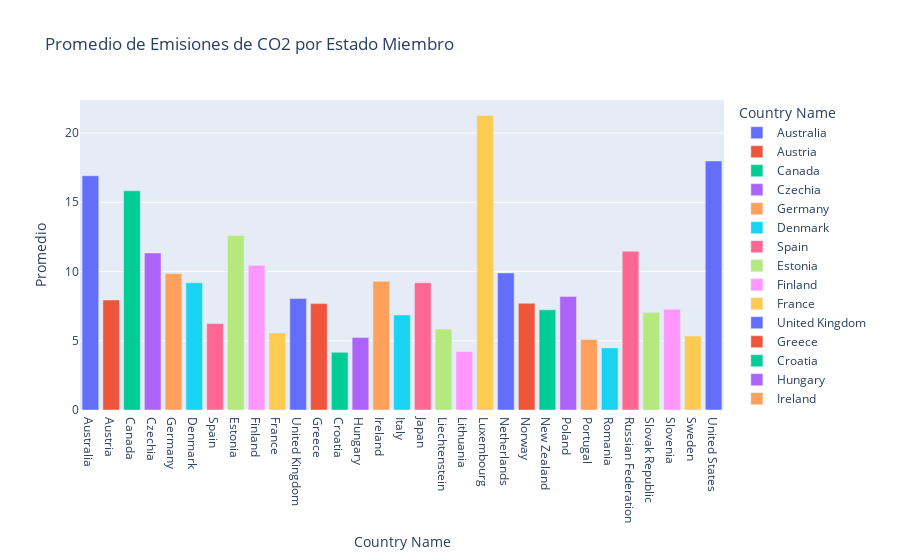

Write notebook code for a chart like this one.
### Code cell
#Grafico de barras para determinar el promedio de emision de cada pais miembro
fig = px.bar(df_kyoto, x="Country Name", y="Promedio", color="Country Name", title="Promedio de Emisiones de CO2 por Estado Miembro")
fig.show()

### Figure 1 — Plotly figure (JSON) as saved in the notebook; plotly's stock layout.template omitted (floating-point values rounded to 4 significant figures)
{"data": [{"alignmentgroup": "True", "hovertemplate": "Country Name=%{x}<br>Promedio=%{y}<extra></extra>", "legendgroup": "Australia", "marker": {"color": "#636efa", "pattern": {"shape": ""}}, "name": "Australia", "offsetgroup": "Australia", "orientation": "v", "showlegend": true, "textposition": "auto", "type": "bar", "x": ["Australia"], "xaxis": "x", "y": [16.92], "yaxis": "y"}, {"alignmentgroup": "True", "hovertemplate": "Country Name=%{x}<br>Promedio=%{y}<extra></extra>", "legendgroup": "Austria", "marker": {"color": "#EF553B", "pattern": {"shape": ""}}, "name": "Austria", "offsetgroup": "Austria", "orientation": "v", "showlegend": true, "textposition": "auto", "type": "bar", "x": ["Austria"], "xaxis": "x", "y": [7.948], "yaxis": "y"}, {"alignmentgroup": "True", "hovertemplate": "Country Name=%{x}<br>Promedio=%{y}<extra></extra>", "legendgroup": "Canada", "marker": {"color": "#00cc96", "pattern": {"shape": ""}}, "name": "Canada", "offsetgroup": "Canada", "orientation": "v", "showlegend": true, "textposition": "auto", "type": "bar", "x": ["Canada"], "xaxis": "x", "y": [15.83], "yaxis": "y"}, {"alignmentgroup": "True", "hovertemplate": "Country Name=%{x}<br>Promedio=%{y}<extra></extra>", "legendgroup": "Czechia", "marker": {"color": "#ab63fa", "pattern": {"shape": ""}}, "name": "Czechia", "offsetgroup": "Czechia", "orientation": "v", "showlegend": true, "textposition": "auto", "type": "bar", "x": ["Czechia"], "xaxis": "x", "y": [11.34], "yaxis": "y"}, {"alignmentgroup": "True", "hovertemplate": "Country Name=%{x}<br>Promedio=%{y}<extra></extra>", "legendgroup": "Germany", "marker": {"color": "#FFA15A", "pattern": {"shape": ""}}, "name": "Germany", "offsetgroup": "Germany", "orientation": "v", "showlegend": true, "textposition": "auto", "type": "bar", "x": ["Germany"], "xaxis": "x", "y": [9.855], "yaxis": "y"}, {"alignmentgroup": "True", "hovertemplate": "Country Name=%{x}<br>Promedio=%{y}<extra></extra>", "legendgroup": "Denmark", "marker": {"color": "#19d3f3", "pattern": {"shape": ""}}, "name": "Denmark", "offsetgroup": "Denmark", "orientation": "v", "showlegend": true, "textposition": "auto", "type": "bar", "x": ["Denmark"], "xaxis": "x", "y": [9.186], "yaxis": "y"}, {"alignmentgroup": "True", "hovertemplate": "Country Name=%{x}<br>Promedio=%{y}<extra></extra>", "legendgroup": "Spain", "marker": {"color": "#FF6692", "pattern": {"shape": ""}}, "name": "Spain", "offsetgroup": "Spain", "orientation": "v", "showlegend": true, "textposition": "auto", "type": "bar", "x": ["Spain"], "xaxis": "x", "y": [6.241], "yaxis": "y"}, {"alignmentgroup": "True", "hovertemplate": "Country Name=%{x}<br>Promedio=%{y}<extra></extra>", "legendgroup": "Estonia", "marker": {"color": "#B6E880", "pattern": {"shape": ""}}, "name": "Estonia", "offsetgroup": "Estonia", "orientation": "v", "showlegend": true, "textposition": "auto", "type": "bar", "x": ["Estonia"], "xaxis": "x", "y": [12.6], "yaxis": "y"}, {"alignmentgroup": "True", "hovertemplate": "Country Name=%{x}<br>Promedio=%{y}<extra></extra>", "legendgroup": "Finland", "marker": {"color": "#FF97FF", "pattern": {"shape": ""}}, "name": "Finland", "offsetgroup": "Finland", "orientation": "v", "showlegend": true, "textposition": "auto", "type": "bar", "x": ["Finland"], "xaxis": "x", "y": [10.45], "yaxis": "y"}, {"alignmentgroup": "True", "hovertemplate": "Country Name=%{x}<br>Promedio=%{y}<extra></extra>", "legendgroup": "France", "marker": {"color": "#FECB52", "pattern": {"shape": ""}}, "name": "France", "offsetgroup": "France", "orientation": "v", "showlegend": true, "textposition": "auto", "type": "bar", "x": ["France"], "xaxis": "x", "y": [5.564], "yaxis": "y"}, {"alignmentgroup": "True", "hovertemplate": "Country Name=%{x}<br>Promedio=%{y}<extra></extra>", "legendgroup": "United Kingdom", "marker": {"color": "#636efa", "pattern": {"shape": ""}}, "name": "United Kingdom", "offsetgroup": "United Kingdom", "orientation": "v", "showlegend": true, "textposition": "auto", "type": "bar", "x": ["United Kingdom"], "xaxis": "x", "y": [8.046], "yaxis": "y"}, {"alignmentgroup": "True", "hovertemplate": "Country Name=%{x}<br>Promedio=%{y}<extra></extra>", "legendgroup": "Greece", "marker": {"color": "#EF553B", "pattern": {"shape": ""}}, "name": "Greece", "offsetgroup": "Greece", "orientation": "v", "showlegend": true, "textposition": "auto", "type": "bar", "x": ["Greece"], "xaxis": "x", "y": [7.683], "yaxis": "y"}, {"alignmentgroup": "True", "hovertemplate": "Country Name=%{x}<br>Promedio=%{y}<extra></extra>", "legendgroup": "Croatia", "marker": {"color": "#00cc96", "pattern": {"shape": ""}}, "name": "Croatia", "offsetgroup": "Croatia", "orientation": "v", "showlegend": true, "textposition": "auto", "type": "bar", "x": ["Croatia"], "xaxis": "x", "y": [4.165], "yaxis": "y"}, {"alignmentgroup": "True", "hovertemplate": "Country Name=%{x}<br>Promedio=%{y}<extra></extra>", "legendgroup": "Hungary", "marker": {"color": "#ab63fa", "pattern": {"shape": ""}}, "name": "Hungary", "offsetgroup": "Hungary", "orientation": "v", "showlegend": true, "textposition": "auto", "type": "bar", "x": ["Hungary"], "xaxis": "x", "y": [5.233], "yaxis": "y"}, {"alignmentgroup": "True", "hovertemplate": "Country Name=%{x}<br>Promedio=%{y}<extra></extra>", "legendgroup": "Ireland", "marker": {"color": "#FFA15A", "pattern": {"shape": ""}}, "name": "Ireland", "offsetgroup": "Ireland", "orientation": "v", "showlegend": true, "textposition": "auto", "type": "bar", "x": ["Ireland"], "xaxis": "x", "y": [9.292], "yaxis": "y"}, {"alignmentgroup": "True", "hovertemplate": "Country Name=%{x}<br>Promedio=%{y}<extra></extra>", "legendgroup": "Italy", "marker": {"color": "#19d3f3", "pattern": {"shape": ""}}, "name": "Italy", "offsetgroup": "Italy", "orientation": "v", "showlegend": true, "textposition": "auto", "type": "bar", "x": ["Italy"], "xaxis": "x", "y": [6.865], "yaxis": "y"}, {"alignmentgroup": "True", "hovertemplate": "Country Name=%{x}<br>Promedio=%{y}<extra></extra>", "legendgroup": "Japan", "marker": {"color": "#FF6692", "pattern": {"shape": ""}}, "name": "Japan", "offsetgroup": "Japan", "orientation": "v", "showlegend": true, "textposition": "auto", "type": "bar", "x": ["Japan"], "xaxis": "x", "y": [9.187], "yaxis": "y"}, {"alignmentgroup": "True", "hovertemplate": "Country Name=%{x}<br>Promedio=%{y}<extra></extra>", "legendgroup": "Liechtenstein", "marker": {"color": "#B6E880", "pattern": {"shape": ""}}, "name": "Liechtenstein", "offsetgroup": "Liechtenstein", "orientation": "v", "showlegend": true, "textposition": "auto", "type": "bar", "x": ["Liechtenstein"], "xaxis": "x", "y": [5.847], "yaxis": "y"}, {"alignmentgroup": "True", "hovertemplate": "Country Name=%{x}<br>Promedio=%{y}<extra></extra>", "legendgroup": "Lithuania", "marker": {"color": "#FF97FF", "pattern": {"shape": ""}}, "name": "Lithuania", "offsetgroup": "Lithuania", "orientation": "v", "showlegend": true, "textposition": "auto", "type": "bar", "x": ["Lithuania"], "xaxis": "x", "y": [4.216], "yaxis": "y"}, {"alignmentgroup": "True", "hovertemplate": "Country Name=%{x}<br>Promedio=%{y}<extra></extra>", "legendgroup": "Luxembourg", "marker": {"color": "#FECB52", "pattern": {"shape": ""}}, "name": "Luxembourg", "offsetgroup": "Luxembourg", "orientation": "v", "showlegend": true, "textposition": "auto", "type": "bar", "x": ["Luxembourg"], "xaxis": "x", "y": [21.27], "yaxis": "y"}, {"alignmentgroup": "True", "hovertemplate": "Country Name=%{x}<br>Promedio=%{y}<extra></extra>", "legendgroup": "Netherlands", "marker": {"color": "#636efa", "pattern": {"shape": ""}}, "name": "Netherlands", "offsetgroup": "Netherlands", "orientation": "v", "showlegend": true, "textposition": "auto", "type": "bar", "x": ["Netherlands"], "xaxis": "x", "y": [9.9], "yaxis": "y"}, {"alignmentgroup": "True", "hovertemplate": "Country Name=%{x}<br>Promedio=%{y}<extra></extra>", "legendgroup": "Norway", "marker": {"color": "#EF553B", "pattern": {"shape": ""}}, "name": "Norway", "offsetgroup": "Norway", "orientation": "v", "showlegend": true, "textposition": "auto", "type": "bar", "x": ["Norway"], "xaxis": "x", "y": [7.71], "yaxis": "y"}, {"alignmentgroup": "True", "hovertemplate": "Country Name=%{x}<br>Promedio=%{y}<extra></extra>", "legendgroup": "New Zealand", "marker": {"color": "#00cc96", "pattern": {"shape": ""}}, "name": "New Zealand", "offsetgroup": "New Zealand", "orientation": "v", "showlegend": true, "textposition": "auto", "type": "bar", "x": ["New Zealand"], "xaxis": "x", "y": [7.232], "yaxis": "y"}, {"alignmentgroup": "True", "hovertemplate": "Country Name=%{x}<br>Promedio=%{y}<extra></extra>", "legendgroup": "Poland", "marker": {"color": "#ab63fa", "pattern": {"shape": ""}}, "name": "Poland", "offsetgroup": "Poland", "orientation": "v", "showlegend": true, "textposition": "auto", "type": "bar", "x": ["Poland"], "xaxis": "x", "y": [8.191], "yaxis": "y"}, {"alignmentgroup": "True", "hovertemplate": "Country Name=%{x}<br>Promedio=%{y}<extra></extra>", "legendgroup": "Portugal", "marker": {"color": "#FFA15A", "pattern": {"shape": ""}}, "name": "Portugal", "offsetgroup": "Portugal", "orientation": "v", "showlegend": true, "textposition": "auto", "type": "bar", "x": ["Portugal"], "xaxis": "x", "y": [5.089], "yaxis": "y"}, {"alignmentgroup": "True", "hovertemplate": "Country Name=%{x}<br>Promedio=%{y}<extra></extra>", "legendgroup": "Romania", "marker": {"color": "#19d3f3", "pattern": {"shape": ""}}, "name": "Romania", "offsetgroup": "Romania", "orientation": "v", "showlegend": true, "textposition": "auto", "type": "bar", "x": ["Romania"], "xaxis": "x", "y": [4.486], "yaxis": "y"}, {"alignmentgroup": "True", "hovertemplate": "Country Name=%{x}<br>Promedio=%{y}<extra></extra>", "legendgroup": "Russian Federation", "marker": {"color": "#FF6692", "pattern": {"shape": ""}}, "name": "Russian Federation", "offsetgroup": "Russian Federation", "orientation": "v", "showlegend": true, "textposition": "auto", "type": "bar", "x": ["Russian Federation"], "xaxis": "x", "y": [11.46], "yaxis": "y"}, {"alignmentgroup": "True", "hovertemplate": "Country Name=%{x}<br>Promedio=%{y}<extra></extra>", "legendgroup": "Slovak Republic", "marker": {"color": "#B6E880", "pattern": {"shape": ""}}, "name": "Slovak Republic", "offsetgroup": "Slovak Republic", "orientation": "v", "showlegend": true, "textposition": "auto", "type": "bar", "x": ["Slovak Republic"], "xaxis": "x", "y": [7.034], "yaxis": "y"}, {"alignmentgroup": "True", "hovertemplate": "Country Name=%{x}<br>Promedio=%{y}<extra></extra>", "legendgroup": "Slovenia", "marker": {"color": "#FF97FF", "pattern": {"shape": ""}}, "name": "Slovenia", "offsetgroup": "Slovenia", "orientation": "v", "showlegend": true, "textposition": "auto", "type": "bar", "x": ["Slovenia"], "xaxis": "x", "y": [7.274], "yaxis": "y"}, {"alignmentgroup": "True", "hovertemplate": "Country Name=%{x}<br>Promedio=%{y}<extra></extra>", "legendgroup": "Sweden", "marker": {"color": "#FECB52", "pattern": {"shape": ""}}, "name": "Sweden", "offsetgroup": "Sweden", "orientation": "v", "showlegend": true, "textposition": "auto", "type": "bar", "x": ["Sweden"], "xaxis": "x", "y": [5.342], "yaxis": "y"}, {"alignmentgroup": "True", "hovertemplate": "Country Name=%{x}<br>Promedio=%{y}<extra></extra>", "legendgroup": "United States", "marker": {"color": "#636efa", "pattern": {"shape": ""}}, "name": "United States", "offsetgroup": "United States", "orientation": "v", "showlegend": true, "textposition": "auto", "type": "bar", "x": ["United States"], "xaxis": "x", "y": [17.99], "yaxis": "y"}], "layout": {"barmode": "relative", "legend": {"title": {"text": "Country Name"}, "tracegroupgap": 0}, "title": {"text": "Promedio de Emisiones de CO2 por Estado Miembro"}, "xaxis": {"anchor": "y", "categoryarray": ["Australia", "Austria", "Canada", "Czechia", "Germany", "Denmark", "Spain", "Estonia", "Finland", "France", "United Kingdom", "Greece", "Croatia", "Hungary", "Ireland", "Italy", "Japan", "Liechtenstein", "Lithuania", "Luxembourg", "Netherlands", "Norway", "New Zealand", "Poland", "Portugal", "Romania", "Russian Federation", "Slovak Republic", "Slovenia", "Sweden", "United States"], "categoryorder": "array", "domain": [0, 1], "title": {"text": "Country Name"}}, "yaxis": {"anchor": "x", "domain": [0, 1], "title": {"text": "Promedio"}}}}
